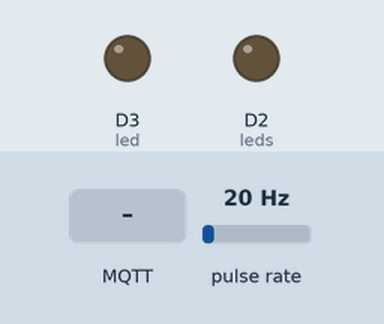
The sketch below on a simulated ESP8266 (NodeMCU). Parts: output pins drawn as LEDs (lit = HIGH). Wiring (inferred from the names in the program): pulse sensor: data D5. The inputs (shaded band) are chosen by the test bench; at power-on: pulse rate 20 Hz. WiFi joins after 1.5 s; servers stay silent unless stated; no MQTT or app messages arrive unless stated; what the sketch prints to the serial monitor is not drawn.

Above: at 3.7 s.
3.8 s: MQTT message "0" arrives on the first subscribed topic
At 5.0 s:
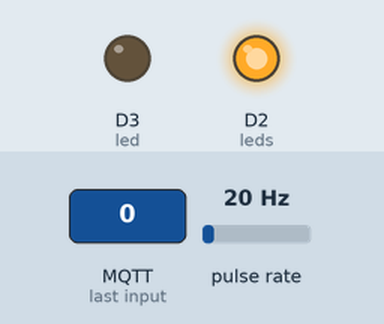
5.3 s: MQTT message "5" arrives on the first subscribed topic
At 6.3 s:
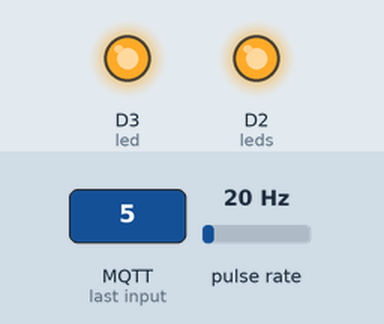
6.8 s: MQTT message "1" arrives on the first subscribed topic
At 7.4 s:
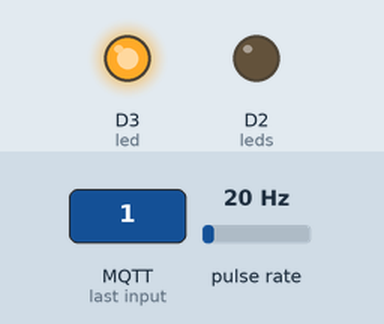
8.3 s: MQTT message "6" arrives on the first subscribed topic
At 8.6 s:
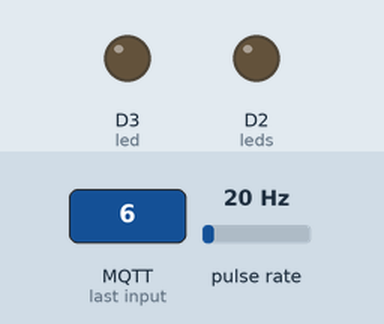
Timing chart, 0 to 10.8 s (numbered marks = the images above; inputs shaded):
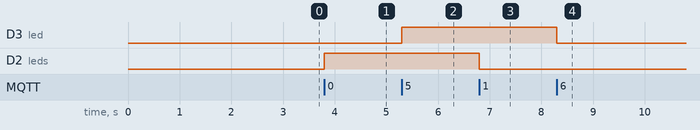

The sketch:

ESP8266-control-srne-flow_mqtt_rev1.4.ino
```cpp
#include <ESP8266WiFi.h>
#include <PubSubClient.h>

const char* ssid = "Npa";
const char* password = "12345678";
const char* mqtt_server = "lalidts.com";

WiFiClient espClient;
PubSubClient client(espClient);
long lastMsg = 0;
long lastMsg1 = 0;
char msg[200];
int value = 0;

/* Init to read value from srne Solar Charger */


/* Init flow */

byte sensorInterrupt = 0;
byte sensorPin = D5;
float calibrationFactor = 0.871618759;  // G1" = 0.24, G2" = 4.52
volatile byte pulseCount;
float flowRate;
unsigned long flowMilliLiters;
unsigned long totalMilliLiters;
int total1, total2;
unsigned long oldTime;

void IRAM_ATTR pulseCounter()
{
  pulseCount++;
}

/* end of Init */

/* Init MQTT ! */

String pv_payload;
String bat_payload;
String load_payload;
String flow_payload;

/* end of Init */


int leds = D2;
const int led = D3;
String status;


void setup() {

  pinMode(leds, OUTPUT);  // Initialize the BUILTIN_LED pin as an output
  pinMode(led, OUTPUT);
  Serial.begin(115200);
  setup_wifi();
  client.setServer(mqtt_server, 1883);
  client.setCallback(callback);
  delay(1000);
  // espSerial.begin(9600, SWSERIAL_8N1);
  // node.begin(1, espSerial);
  // delay(500);
  pinMode(sensorPin, INPUT);
  digitalWrite(sensorPin, HIGH);
}

void setup_wifi() {

  delay(10);
  // We start by connecting to a WiFi network
  Serial.println();
  Serial.print("Connecting to ");
  Serial.println(ssid);

  WiFi.begin(ssid, password);

  while (WiFi.status() != WL_CONNECTED) {
    delay(500);
    Serial.print(".");
  }

  Serial.println("");
  Serial.println("WiFi connected");
  Serial.println("IP address: ");
  Serial.println(WiFi.localIP());
}

void callback(char* topic, byte* payload, unsigned int length) {
  Serial.print("Message arrived [");
  Serial.print(topic);
  Serial.print("] ");
  for (int i = 0; i < length; i++) {
    Serial.println((char)payload[i]);
  }
  Serial.println();

  // Switch on the LED if an 1 was received as first character
  if ((char)payload[0] == '1') {
    digitalWrite(leds, LOW);  // Turn the LED on (Note that LOW is the voltage level
    Serial.println("\n\n\n\RECEIVE: 1\n\n\n\n");
    // but actually the LED is on; this is because
    // it is acive low on the ESP-01)
  } else if ((char)payload[0] == '0') {
    digitalWrite(leds, HIGH);  // Turn the LED off by making the voltage HIGH
    Serial.println("\n\n\n\nRECEIVE: 0\n\n\n\n");
  } else if ((char)payload[0] == '5') {
    digitalWrite(led, HIGH);  // Turn the LED off by making the voltage HIGH
    Serial.println("\n\n\n\nRECEIVE: 5\n\n\n\n");
  } else if ((char)payload[0] == '6') {
    digitalWrite(led, LOW);  // Turn the LED off by making the voltage HIGH
    Serial.println("\n\n\n\nRECEIVE: 6\n\n\n\n");
  } else if ((char)payload[0] == '3') {
    status = "on";
    Serial.println("\n\n\n\nRECEIVE: 6\n\n\n\n");
  }
}

void reconnect() {
  // Loop until we're reconnected
  while (!client.connected()) {
    Serial.print("Attempting MQTT connection...");
    // Attempt to connect
    if (client.connect("ESP8266Client")) {
      Serial.println("connected");
      // Once connected, publish an announcement...
      client.publish("outTopic", "hello world");
      // ... and resubscribe
      client.subscribe("mobile/sub");
    } else {
      Serial.print("failed, rc=");
      Serial.print(client.state());
      Serial.println(" try again in 5 seconds");
      // Wait 5 seconds before retrying
      delay(5000);
    }
  }
}
void loop() {

  if (!client.connected()) {
    reconnect();
  }
  client.loop();
  readFlow();
  delay(1);


  long now1 = millis();
  if (now1 - lastMsg1 > 60000) {
    // readData();
    if (status >= "on" && flowRate < 1) {
      digitalWrite(leds, HIGH);
      client.publish("mobile/data/overload", "1");
    }
    lastMsg1 = now1;
  }

  long now = millis();
  if (now - lastMsg > 5000) {
    // readData();
    lastMsg = now;

    // pv_payload = "{\"PV-Volt\":" + String(pv_volt) + ",\"PV_Amp\":" + String(pv_amp) + ",\"PV_Power\":" + String(pv_power) + "}";  //, \"flow\":" + String(flowRate) + ",\"vol\":" + String(total1) + "
    // bat_payload = "{\"Bat_Volt\":" + String(bat_volt) + ",\"Bat_Amp\":" + String(bat_amp) + ",\"Bat_disE\":" + String(bat_disChargeEnergy) + ",\"Bat_chE\":" + String(bat_chargeEnergy) + "}";
    // load_payload = "{\"load_volt\":" + String(load_volt) + ",\"load_stat\":" + String(load_stat) + ",\"load_amp\":" + String(load_amp) + ",\"load_power\":" + String(load_power) + "}";
    flow_payload = "{\"flowrate\":" + String(flowRate) + ",\"volume\":" + String(total1) + "}";
    // client.publish("mobile/data/pv", msg);
    // delay(100);
    // bat_payload.toCharArray(msg, bat_payload.length() + 1);
    // client.publish("mobile/data/bat", msg);
    // delay(100);
    // load_payload.toCharArray(msg, load_payload.length() + 1);
    // client.publish("mobile/data/load", msg);
    // delay(100);
    flow_payload.toCharArray(msg, flow_payload.length() + 1);
    client.publish("mobile/data/flow", msg);
    // delay(100);
    Serial.println("Publish message: ");
  }
}
/*
void readData() {
  uint8_t j, result;
  pv_volt = readData(reg_pv_volt, 2);
  pv_amp = readData(reg_pv_amp, 3);
  pv_power = readData(reg_pv_power, 1);

  // BAT Status
  bat_volt = readData(reg_b_volt, 2);
  bat_amp = readData(reg_b_amp, 3);
  bat_disChargeEnergy = readData(reg_b_disChargeEnergy, 1);
  bat_chargeEnergy = readData(reg_b_chargeEnergy, 1);

  // LOAD Status
  load_volt = readData(reg_l_volt, 2);
  load_amp = readData(reg_l_amp, 3);
  load_power = readData(reg_l_power, 1);
  load_stat = readData(reg_b_loadstat, 1);


  Serial.print("PV_Volt: ");
  Serial.print(pv_volt);
  Serial.print("\t V_amp: ");
  Serial.print(pv_amp);
  Serial.print("\t PV_power: ");
  Serial.println(pv_power);
  Serial.println();

  Serial.print("Bat_Volt: ");
  Serial.print(bat_volt);
  Serial.print("\t bat_amp: ");
  Serial.print(bat_amp);
  Serial.print("\t bat_discharge: ");
  Serial.print(bat_disChargeEnergy);
  Serial.print("\t bat_Charge: ");
  Serial.println(bat_chargeEnergy);
  Serial.println();

  Serial.print("load_volt: ");
  Serial.print(load_volt);
  Serial.print("\t load_amp: ");
  Serial.print(load_amp);
  Serial.print("\t load_Power: ");
  Serial.print(load_power);
  Serial.print("\t load_stat: ");
  Serial.println(load_stat);
  Serial.println();

}
*/
/*
double readData(uint16_t m_startAddress, int version) {
  if (version == 1) {
    return readDataOneReg(m_startAddress);
  } else if (version == 2) {
    return readDataOneReg(m_startAddress) * 0.1d;
  } else if (version == 3) {
    return readDataOneReg(m_startAddress) * 0.01d;
  }
}
*/
/*
uint16_t readDataOneReg(uint16_t u16ReadAddress) {
  uint8_t result;
  uint16_t transferredData = 0;
  result = node.readHoldingRegisters(u16ReadAddress, 1);
  if (result == node.ku8MBSuccess) {
    transferredData = node.getResponseBuffer(0);
  }
  node.clearResponseBuffer();
  return transferredData;
}
*/
void readFlow() {
  if ((millis() - oldTime) > 1000)   // Only process counters once per second
  {
    detachInterrupt(sensorInterrupt);
    flowRate = ((1000.0 / (millis() - oldTime)) * pulseCount) * calibrationFactor;
    oldTime = millis();
    flowMilliLiters = (flowRate / 60) * 1000;
    totalMilliLiters += flowMilliLiters;
    total1 = totalMilliLiters / 1000;
    pulseCount = 0;
    attachInterrupt(sensorPin, pulseCounter, FALLING);

    //    Serial.print("Volume: "); Serial.print(total1); Serial.println(" L");
    //    Serial.print("flowRate: "); Serial.print(flowRate); Serial.println(" L/min\n");
  }
}
```

Measured:
- after the input at 3.8 s, D2 (leds): LOW → HIGH at once
- after the input at 5.3 s, D3 (led): LOW → HIGH at once
- after the input at 6.8 s, D2 (leds): HIGH → LOW at once
- after the input at 8.3 s, D3 (led): HIGH → LOW at once
